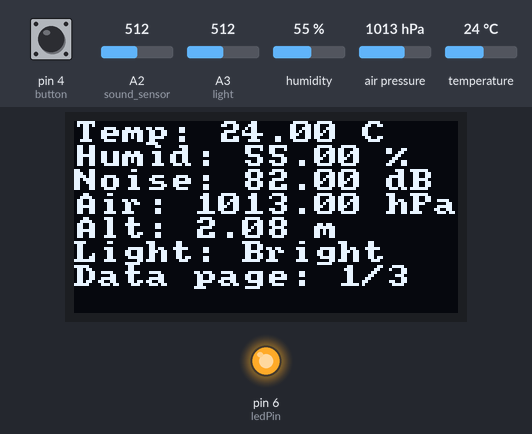
Simulated run of this sketch. Board: Arduino Uno, built with avr-gcc and run on an emulated ATmega328P. Shown: 128×64 one-colour display, output pins drawn as LEDs (lit = HIGH). The inputs (shaded band) are chosen by the test bench; at power-on: pin 4 (button) LOW, A3 (light) = 512, A2 (sound_sensor) = 512, humidity 55 %, air pressure 1013 hPa, temperature 24 °C. What the sketch prints to the serial monitor is not drawn.

Above: at 1.2 s.
1.3 s: pin 4 (button) pulled HIGH for 1 s
At 3.0 s:
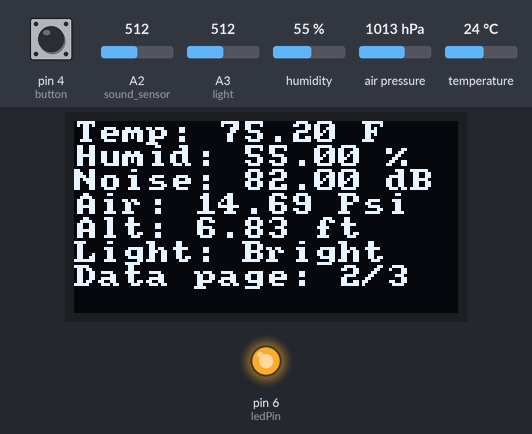
5.5 s: A3 (light) set to 784
7.2 s: A3 (light) set to 807
At 9.1 s:
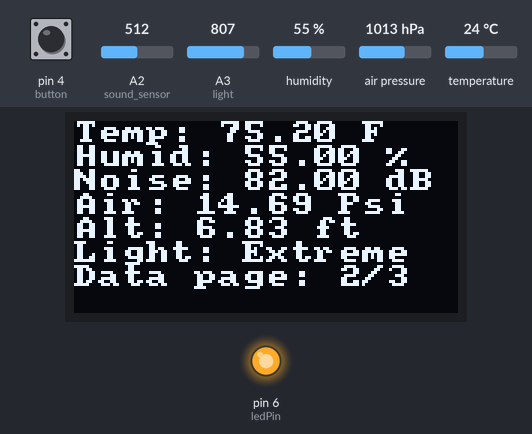
10.4 s: pin 4 (button) pulled HIGH for 3.2 s
At 11.5 s:
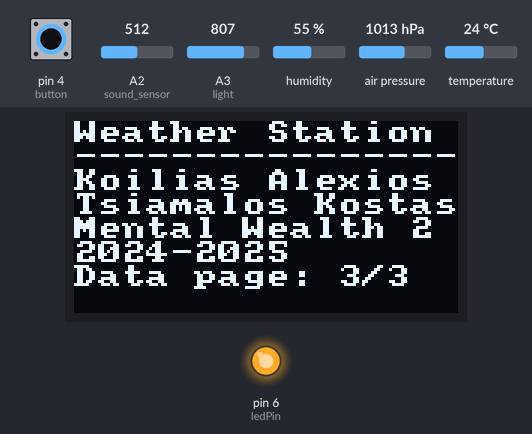
Timing chart, 0 to 17.1 s (numbered marks = the images above; inputs shaded):
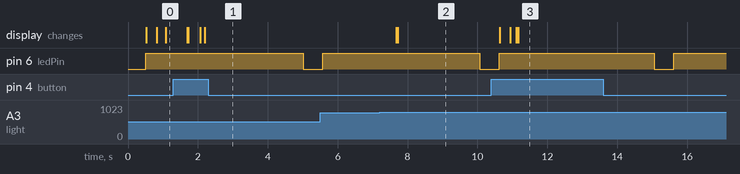

Measured:
- the behaviour switches between 799 and 800 on A3 (light) (found by bisection; images 1 and 2)
- after the input at 1.3 s, the display: first changes after 0.39 s (image 1 shows a later state)
- after the input at 7.2 s, the display: first changes after 0.48 s (image 2 shows a later state)
- after the input at 10.4 s, the display: first changes after 0.23 s (image 3 shows a later state)

The sketch:

flashcode.ino
```cpp
#include <Arduino.h>
#include "Arduino_SensorKit.h"

#define Environment Environment_I2C
#define BUZZER 5
#define light A3
#define button 4

int sound_sensor = A2;
const int ledPin = 6;

const int minRawValue = 135;
const int maxRawValue = 500;
const double minDB = 18.5;
const double maxDB = 82.0;

unsigned long previousMillis = 0;
const long interval = 50;
double maxDBValue = 0;
double maxDBperm = 0;

int button_state = 0;
int btn_cnt = 0;

void setup(void) {
  Serial.begin(9600);
  pinMode(ledPin, OUTPUT);
  Wire.begin();

  pinMode(BUZZER, OUTPUT);

  Pressure.begin();

  pinMode(button, INPUT);

  Oled.begin();
  Oled.setFlipMode(true);

  Environment.begin();
}

void loop(void) {
    unsigned long currentMillis = millis();

    static unsigned long lastButtonCheck = 0;
    const long buttonCheckInterval = 15;
    if (currentMillis - lastButtonCheck >= buttonCheckInterval) {
        int new_button_state = digitalRead(button);
        static int lastButtonState = LOW;
        if (new_button_state == HIGH && lastButtonState == LOW) {
            if (btn_cnt < 2) {
                btn_cnt++;
            } else {
                btn_cnt = 0;
            }
            Serial.print("Button counter: ");
            Serial.println(btn_cnt);
        }
        lastButtonState = new_button_state;
        lastButtonCheck = currentMillis;
    }

    int soundValue = 0;
    for (int i = 0; i < 32; i++) {
        soundValue += analogRead(sound_sensor);
    }
    soundValue >>= 5;

    double dB = mapToDB(soundValue);

    if (dB > maxDBValue) {
        maxDBValue = dB;
    }

    static unsigned long previousMillis = 0;
    const long interval = 500;
    if (currentMillis - previousMillis >= interval) {
        Serial.print("Maximum Sound Level in the last second: ");
        Serial.print(maxDBValue);
        Serial.println(" dB");
        maxDBperm = maxDBValue;
        maxDBValue = 0;
        previousMillis = currentMillis;
    }

    float temp = Environment.readTemperature();
    float humid = Environment.readHumidity();
    float fahrenheit = temp * 1.8 + 32;

    static bool buzzerOn = false;
    static unsigned long buzzerMillis = 0;
    const long buzzerOnDuration = 2000;
    const long buzzerCycleDuration = 60000;
    if (temp >= 25.0) {
        if (!buzzerOn && (currentMillis - buzzerMillis >= buzzerCycleDuration)) {
            tone(BUZZER, 85);
            buzzerOn = true;
            buzzerMillis = currentMillis;
        } else if (buzzerOn && (currentMillis - buzzerMillis >= buzzerOnDuration)) {
            noTone(BUZZER);
            buzzerOn = false;
        }
    } else {
        noTone(BUZZER);
        buzzerOn = false;
        buzzerMillis = currentMillis;
    }

    static unsigned long ledStartMillis = 0;
    static bool ledActive = false;
    if (maxDBperm > 50 && !ledActive) {
        digitalWrite(ledPin, HIGH);
        ledStartMillis = currentMillis;
        ledActive = true;
    }
    if (ledActive && (currentMillis - ledStartMillis >= 4000)) {
        digitalWrite(ledPin, LOW);
        ledActive = false;
    }

    static unsigned long lastScreenUpdate = 0;
    const long screenUpdateInterval = 500;
    if (currentMillis - lastScreenUpdate >= screenUpdateInterval) {
        int analogValue = analogRead(light);
        String lstatus = "";
        if (analogValue < 10) {
            lstatus = "Dark";
        } else if (analogValue < 200) {
            lstatus = "Dim";
        } else if (analogValue < 500) {
            lstatus = "Light";
        } else if (analogValue < 800) {
            lstatus = "Bright";
        } else {
            lstatus = "Extreme";
        }

        float hPa = Pressure.readPressure() / 100;
        float meters = Pressure.readAltitude();
        float feet = meters * 3.2808399;
        float psi = hPa * 0.01450377;

        Oled.setFont(u8x8_font_amstrad_cpc_extended_f);

        if (btn_cnt == 0 || btn_cnt == 1) {
            Oled.setCursor(0, 0);
            Oled.print("Temp: ");
            if (btn_cnt == 0) {
                Oled.print(temp);
                Oled.print(" C   ");
            } else {
                Oled.print(fahrenheit);
                Oled.print(" F   ");
            }

            Oled.setCursor(0, 1);
            Oled.print("Humid: ");
            Oled.print(humid);
            Oled.print(" %  ");

            Oled.setCursor(0, 2);
            Oled.print("Noise: ");
            Oled.print(maxDBperm);
            Oled.print(" dB");

            Oled.setCursor(0, 3);
            Oled.print("Air: ");
            if (btn_cnt == 0) {
                Oled.print(hPa);
                Oled.print(" hPa ");
            } else {
                Oled.print(psi);
                Oled.print(" Psi  ");
            }

            Oled.setCursor(0, 4);
            Oled.print("Alt: ");
            if (btn_cnt == 0) {
                Oled.print(meters);
                Oled.print(" m   ");
            } else {
                Oled.print(feet);
                Oled.print(" ft  ");
            }

            Oled.setCursor(0, 5);
            Oled.print("Light: ");
            Oled.print(lstatus);
            Oled.print("   ");
        } else {
            Oled.setCursor(0, 0);
            Oled.print("Weather Station ");
            Oled.setCursor(0, 1);
            Oled.print("----------------");
            Oled.setCursor(0, 2);
            Oled.print("Koilias Alexios");
            Oled.setCursor(0, 3);
            Oled.print("Tsiamalos Kostas");
            Oled.setCursor(0, 4);
            Oled.print("Mental Wealth 2");
            Oled.setCursor(0, 5);
            Oled.print("2024-2025     ");
        }

        Oled.setCursor(0, 6);
        Oled.print("Data page: ");
        Oled.print(btn_cnt + 1);
        Oled.print("/3");

        lastScreenUpdate = currentMillis;
    }
}

double mapToDB(int rawValue) {
    if (rawValue < minRawValue) {
        return minDB + (maxDB - minDB) * (rawValue - minRawValue) / (maxRawValue - minRawValue);
    } else if (rawValue > maxRawValue) {
        return maxDB;
    } else {
        return minDB + (maxDB - minDB) * (rawValue - minRawValue) / (maxRawValue - minRawValue);
    }
}
```
